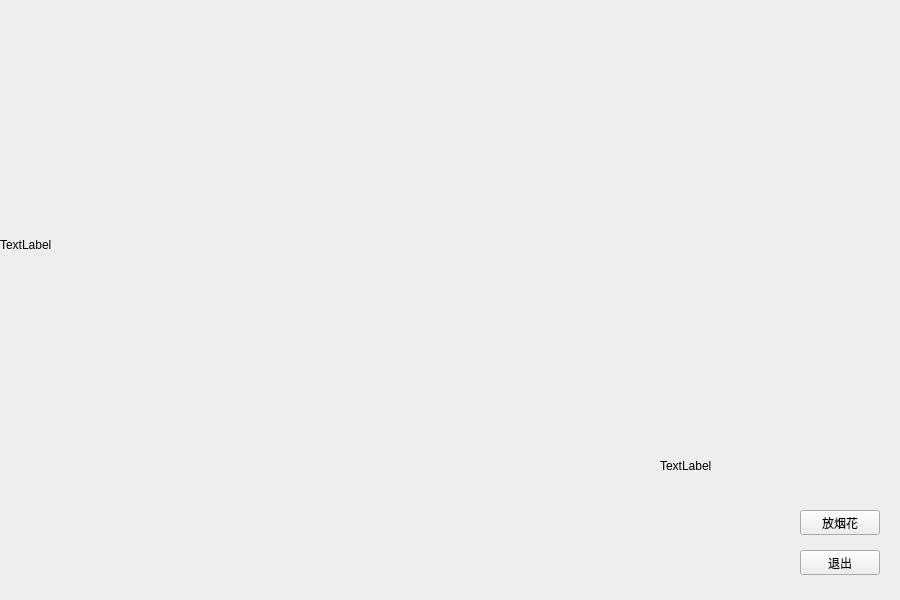
<?xml version="1.0" encoding="UTF-8"?>
<ui version="4.0">
 <class>Form</class>
 <widget class="QWidget" name="Form">
  <property name="geometry">
   <rect>
    <x>0</x>
    <y>0</y>
    <width>900</width>
    <height>600</height>
   </rect>
  </property>
  <property name="minimumSize">
   <size>
    <width>900</width>
    <height>600</height>
   </size>
  </property>
  <property name="maximumSize">
   <size>
    <width>1100</width>
    <height>600</height>
   </size>
  </property>
  <property name="windowTitle">
   <string>Form</string>
  </property>
  <widget class="QPushButton" name="ExitButton">
   <property name="geometry">
    <rect>
     <x>800</x>
     <y>550</y>
     <width>80</width>
     <height>25</height>
    </rect>
   </property>
   <property name="text">
    <string>退出</string>
   </property>
  </widget>
  <widget class="QLabel" name="GifLabel">
   <property name="geometry">
    <rect>
     <x>0</x>
     <y>20</y>
     <width>900</width>
     <height>450</height>
    </rect>
   </property>
   <property name="text">
    <string>TextLabel</string>
   </property>
  </widget>
  <widget class="QPushButton" name="FireButton">
   <property name="geometry">
    <rect>
     <x>800</x>
     <y>510</y>
     <width>80</width>
     <height>25</height>
    </rect>
   </property>
   <property name="text">
    <string>放烟花</string>
   </property>
  </widget>
  <widget class="QLabel" name="PaiTouLabel">
   <property name="geometry">
    <rect>
     <x>660</x>
     <y>410</y>
     <width>121</width>
     <height>111</height>
    </rect>
   </property>
   <property name="text">
    <string>TextLabel</string>
   </property>
  </widget>
 </widget>
 <resources/>
 <connections/>
</ui>
